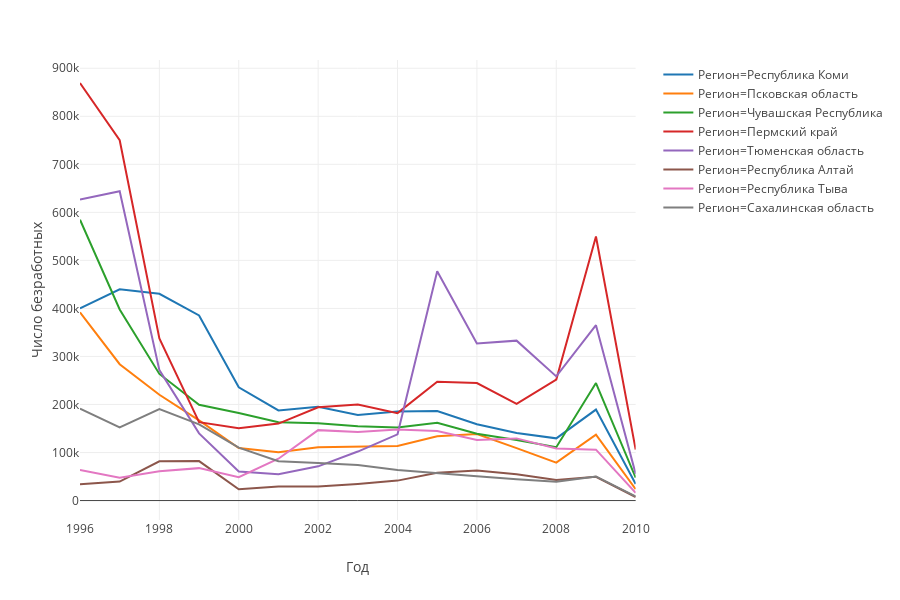

The cell this chart's notebook holds for it:
### Code cell
sample = unemployment[unemployment['Регион'].isin(region_sample)].copy()
px.line(sample, x = 'Год', y = 'Число безработных', color = 'Регион')

### Figure 1 — Plotly figure (JSON) as saved in the notebook; plotly's stock layout.template omitted (floating-point values rounded to 4 significant figures)
{"data": [{"hoverlabel": {"namelength": 0}, "hovertemplate": "Регион=Республика Коми<br>Год=%{x}<br>Число безработных=%{y}", "legendgroup": "Регион=Республика Коми", "line": {"color": "#1f77b4", "dash": "solid"}, "mode": "lines", "name": "Регион=Республика Коми", "showlegend": true, "type": "scatter", "x": [1996, 1997, 1998, 1999, 2000, 2001, 2002, 2003, 2004, 2005, 2006, 2007, 2008, 2009, 2010], "xaxis": "x", "y": [399900, 439700, 430500.0, 385300, 235900, 187700.0, 195400, 177900, 185500, 186400.0, 159000, 140500, 129500, 189400, 34600], "yaxis": "y"}, {"hoverlabel": {"namelength": 0}, "hovertemplate": "Регион=Псковская область<br>Год=%{x}<br>Число безработных=%{y}", "legendgroup": "Регион=Псковская область", "line": {"color": "#ff7f0e", "dash": "solid"}, "mode": "lines", "name": "Регион=Псковская область", "showlegend": true, "type": "scatter", "x": [1996, 1997, 1998, 1999, 2000, 2001, 2002, 2003, 2004, 2005, 2006, 2007, 2008, 2009, 2010], "xaxis": "x", "y": [391900.0, 283900, 220300.0, 167000, 109200, 100700, 110900.0, 112800, 113400.0, 133900, 138400, 109200, 79000, 137200, 23800], "yaxis": "y"}, {"hoverlabel": {"namelength": 0}, "hovertemplate": "Регион=Чувашская Республика<br>Год=%{x}<br>Число безработных=%{y}", "legendgroup": "Регион=Чувашская Республика", "line": {"color": "#2ca02c", "dash": "solid"}, "mode": "lines", "name": "Регион=Чувашская Республика", "showlegend": true, "type": "scatter", "x": [1996, 1997, 1998, 1999, 2000, 2001, 2002, 2003, 2004, 2005, 2006, 2007, 2008, 2009, 2010], "xaxis": "x", "y": [584700, 397900, 263600.0, 199400, 182200, 163100.0, 160700.0, 154900, 152300, 162000, 139100, 126200, 111100, 244600.0, 47600], "yaxis": "y"}, {"hoverlabel": {"namelength": 0}, "hovertemplate": "Регион=Пермский край<br>Год=%{x}<br>Число безработных=%{y}", "legendgroup": "Регион=Пермский край", "line": {"color": "#d62728", "dash": "solid"}, "mode": "lines", "name": "Регион=Пермский край", "showlegend": true, "type": "scatter", "x": [1996, 1997, 1998, 1999, 2000, 2001, 2002, 2003, 2004, 2005, 2006, 2007, 2008, 2009, 2010], "xaxis": "x", "y": [869300.0, 750100, 337400, 163100.0, 150700, 160300.0, 194200.0, 199900, 182000.0, 247200.0, 244600, 201100.0, 252000.0, 549800.0, 106200], "yaxis": "y"}, {"hoverlabel": {"namelength": 0}, "hovertemplate": "Регион=Тюменская область<br>Год=%{x}<br>Число безработных=%{y}", "legendgroup": "Регион=Тюменская область", "line": {"color": "#9467bd", "dash": "solid"}, "mode": "lines", "name": "Регион=Тюменская область", "showlegend": true, "type": "scatter", "x": [1996, 1997, 1998, 1999, 2000, 2001, 2002, 2003, 2004, 2005, 2006, 2007, 2008, 2009, 2010], "xaxis": "x", "y": [626600, 643900, 271600, 139900, 60500.0, 55000, 71200, 102000, 137900, 477300, 327200, 332900, 258500, 365100.0, 55400], "yaxis": "y"}, {"hoverlabel": {"namelength": 0}, "hovertemplate": "Регион=Республика Алтай<br>Год=%{x}<br>Число безработных=%{y}", "legendgroup": "Регион=Республика Алтай", "line": {"color": "#8c564b", "dash": "solid"}, "mode": "lines", "name": "Регион=Республика Алтай", "showlegend": true, "type": "scatter", "x": [1996, 1997, 1998, 1999, 2000, 2001, 2002, 2003, 2004, 2005, 2006, 2007, 2008, 2009, 2010], "xaxis": "x", "y": [33700, 39500.0, 81700, 82100.0, 23600, 29200, 29100.0, 34400.0, 41500.0, 58100.0, 62400.0, 54700.0, 42900.0, 49300.0, 7400], "yaxis": "y"}, {"hoverlabel": {"namelength": 0}, "hovertemplate": "Регион=Республика Тыва<br>Год=%{x}<br>Число безработных=%{y}", "legendgroup": "Регион=Республика Тыва", "line": {"color": "#e377c2", "dash": "solid"}, "mode": "lines", "name": "Регион=Республика Тыва", "showlegend": true, "type": "scatter", "x": [1996, 1997, 1998, 1999, 2000, 2001, 2002, 2003, 2004, 2005, 2006, 2007, 2008, 2009, 2010], "xaxis": "x", "y": [63900, 47600.0, 61200.0, 67500, 48800.0, 87100.0, 146600.0, 142700.0, 148100, 144600.0, 126200.0, 129400.0, 108600, 105900, 16000], "yaxis": "y"}, {"hoverlabel": {"namelength": 0}, "hovertemplate": "Регион=Сахалинская область<br>Год=%{x}<br>Число безработных=%{y}", "legendgroup": "Регион=Сахалинская область", "line": {"color": "#7f7f7f", "dash": "solid"}, "mode": "lines", "name": "Регион=Сахалинская область", "showlegend": true, "type": "scatter", "x": [1996, 1997, 1998, 1999, 2000, 2001, 2002, 2003, 2004, 2005, 2006, 2007, 2008, 2009, 2010], "xaxis": "x", "y": [191400.0, 152100, 190400.0, 158700.0, 110200.0, 81800.0, 78100, 73900, 63700.0, 56500, 50700.0, 44500.0, 39200, 50200.0, 8800], "yaxis": "y"}], "layout": {"height": 600, "legend": {"tracegroupgap": 0}, "margin": {"t": 60}, "xaxis": {"anchor": "y", "domain": [0, 0.98], "title": {"text": "Год"}}, "yaxis": {"anchor": "x", "domain": [0, 1], "title": {"text": "Число безработных"}}}}
